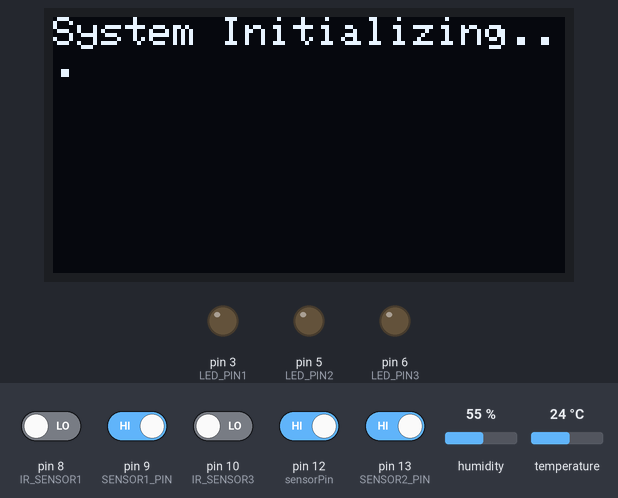
This sketch was run on a simulated Arduino Uno, built with avr-gcc and run on an emulated ATmega328P. Shown: 128×64 one-colour display, output pins drawn as LEDs (lit = HIGH). Inputs (shaded band) come from the test bench; at power-on: pin 9 (SENSOR1_PIN), pin 12 (sensorPin), pin 13 (SENSOR2_PIN) HIGH, pin 8 (IR_SENSOR1), pin 10 (IR_SENSOR3) LOW, humidity 55 %, temperature 24 °C. What the sketch prints to the serial monitor is not drawn.

Above: at 0.1 s.
3.3 s: pin 9 (SENSOR1_PIN) driven LOW
At 4.4 s:
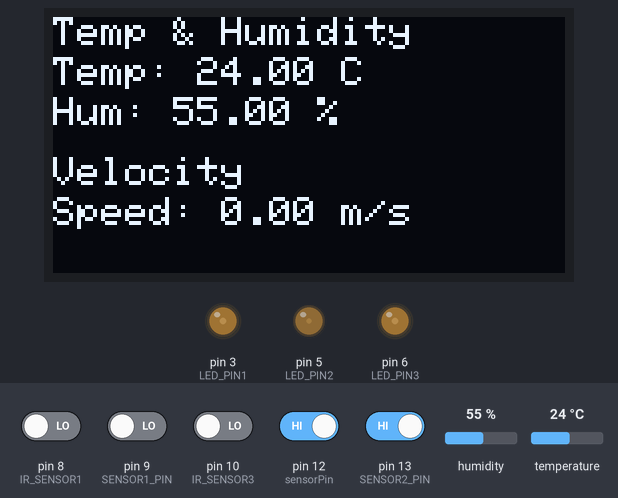
4.9 s: pin 13 (SENSOR2_PIN) driven LOW
At 5.3 s:
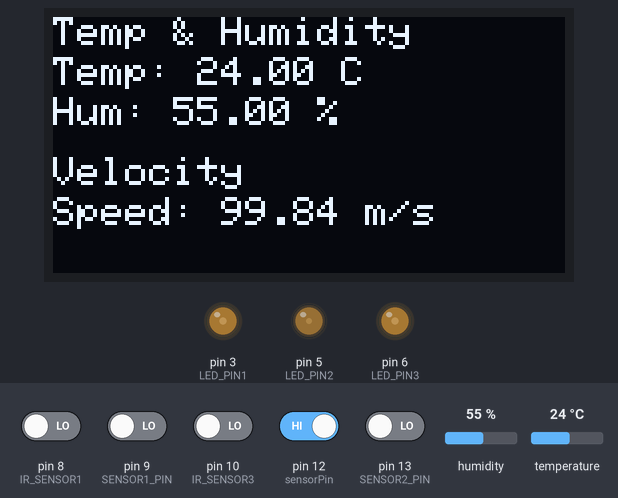
7.0 s: pin 9 (SENSOR1_PIN) driven HIGH
At 11.33 s:
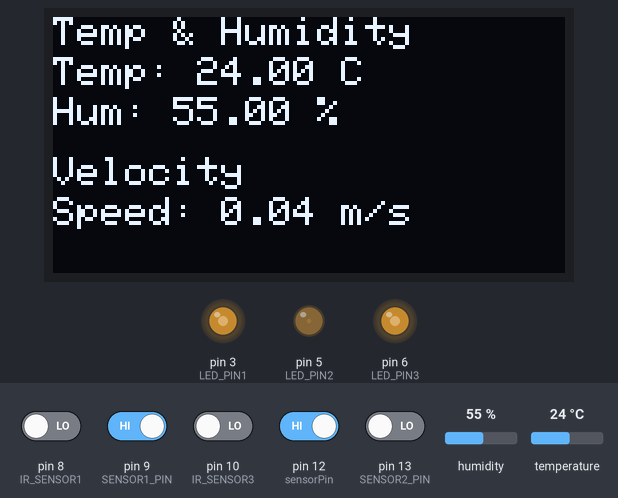
12.9 s: pin 8 (IR_SENSOR1) driven HIGH
16.3 s: pin 10 (IR_SENSOR3) driven HIGH
22.2 s: pin 12 (sensorPin) driven LOW
At 22.9 s:
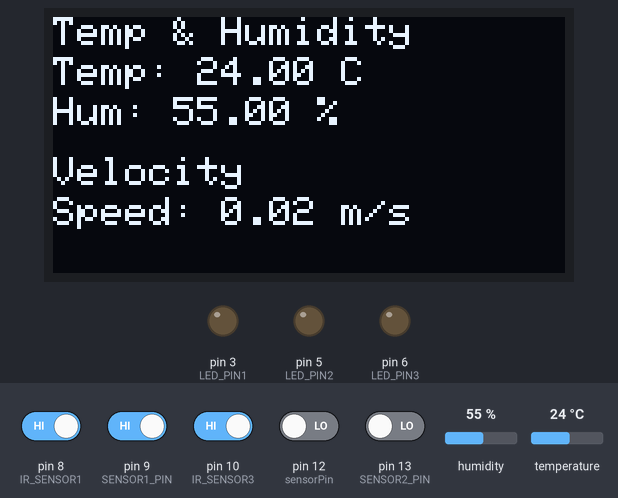
Timing chart, 0 to 25.2 s (numbered marks = the images above; inputs shaded):
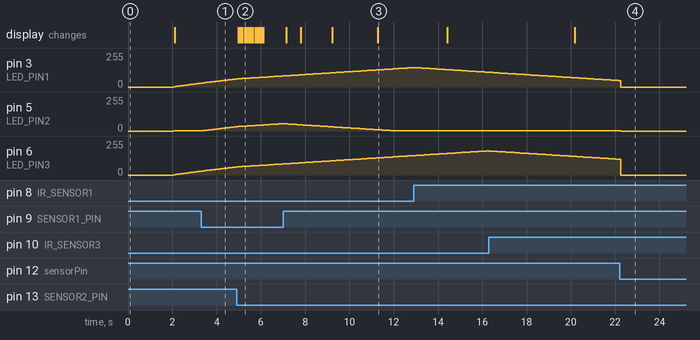

The sketch:

finalcode.ino
```cpp
#include <DHT.h>
#include <Adafruit_GFX.h>
#include <Adafruit_SSD1306.h>

// Pin assignments
#define DHTPIN 4          // DHT sensor pin
#define DHTTYPE DHT22     // DHT22 sensor type
#define SSD1306_I2C_ADDRESS 0x3C // OLED I2C address
#define SCREEN_WIDTH 128  // OLED display width, in pixels
#define SCREEN_HEIGHT 64  // OLED display height, in pixels
#define OLED_RESET -1     // Reset pin (not used)
#define SENSOR1_PIN 9     // IR Sensor 1 pin
#define SENSOR2_PIN 13    // IR Sensor 2 pin
#define LED_PIN1 3        // LED 1 (PWM)
#define LED_PIN2 5        // LED 2 (PWM)
#define LED_PIN3 6        // LED 3 (PWM)
#define IR_SENSOR1 8      // IR sensor 1
#define IR_SENSOR2 9      // IR sensor 2
#define IR_SENSOR3 10     // IR sensor 3
#define sensorPin  12     // LDR sensor pin

// Constants
const float distance = 0.5; // Distance between IR sensors in meters
const int dimBrightness = 1;  // Low brightness (turned off for light detection)
const int maxBrightness = 255; // Max brightness (fully on for IR sensor detection)

// Objects and variables
DHT dht(DHTPIN, DHTTYPE);
Adafruit_SSD1306 display(SCREEN_WIDTH, SCREEN_HEIGHT, &Wire, OLED_RESET);
float hum = 0.0, temp = 0.0, velocity = 0.0;
unsigned long timeSensor1 = 0, timeSensor2 = 0;
int currentBrightness1 = dimBrightness;
int currentBrightness2 = dimBrightness;
int currentBrightness3 = dimBrightness;

void setup() {
  // Serial Monitor initialization
  Serial.begin(9600);

  // Initialize DHT sensor
  dht.begin();

  // Initialize OLED display
  if (!display.begin(SSD1306_I2C_ADDRESS, 0x3C)) {
    Serial.println(F("SSD1306 allocation failed"));
    for (;;);
  }
  display.clearDisplay();
  display.setTextSize(1);
  display.setTextColor(SSD1306_WHITE);
  display.setCursor(0, 0);
  display.println(F("System Initializing..."));
  display.display();
  delay(2000);

  // Set sensor pins as input
  pinMode(SENSOR1_PIN, INPUT);
  pinMode(SENSOR2_PIN, INPUT);
  pinMode(IR_SENSOR1, INPUT);
  pinMode(IR_SENSOR2, INPUT);
  pinMode(IR_SENSOR3, INPUT);
  pinMode(sensorPin, INPUT);  // LDR sensor pin

  // Set LED pins as output
  pinMode(LED_PIN1, OUTPUT);
  pinMode(LED_PIN2, OUTPUT);
  pinMode(LED_PIN3, OUTPUT);
}

void loop() {
  // Check LDR sensor value to decide LED behavior
  int ldrValue = digitalRead(sensorPin); // Read the LDR value

  if (ldrValue == LOW) {
    // If light is detected (LDR is in light), turn off LEDs
    analogWrite(LED_PIN1, 0);
    analogWrite(LED_PIN2, 0);
    analogWrite(LED_PIN3, 0);
  } else {
    // If no light is detected (LDR is in darkness), control LEDs based on IR sensors
    controlLEDs();
  }

  // Update DHT sensor data
  hum = dht.readHumidity();
  temp = dht.readTemperature();

  // Display temperature and humidity
  if (!isnan(hum) && !isnan(temp)) {
    Serial.print("Humidity: ");
    Serial.print(hum);
    Serial.print(" %, Temp: ");
    Serial.print(temp);
    Serial.println(" Celsius");
  } else {
    Serial.println(F("Failed to read from DHT sensor!"));
  }

  // Check IR sensors for velocity calculation
  if (digitalRead(SENSOR1_PIN) == LOW) {
    timeSensor1 = micros();
    delay(5); // Debounce
  }

  if (digitalRead(SENSOR2_PIN) == LOW) {
    timeSensor2 = micros();
    float timeTaken = (timeSensor2 - timeSensor1) / 1e6;
    if (timeTaken > 0) {
      velocity = distance / timeTaken;
      Serial.print("Time Taken: ");
      Serial.print(timeTaken, 6);
      Serial.println(" seconds");
      Serial.print("Velocity: ");
      Serial.print(velocity, 2);
      Serial.println(" m/s");
    } else {
      velocity = 0.0;
      Serial.println("Invalid time taken");
    }
    timeSensor1 = 0;
    timeSensor2 = 0;
  }

  // Update OLED display
  displayData();

  delay(10); // Short delay for stability
}

void controlLEDs() {
  // Check IR sensors for object detection
  int irValue1 = digitalRead(IR_SENSOR1);
  int irValue2 = digitalRead(IR_SENSOR2);
  int irValue3 = digitalRead(IR_SENSOR3);

  int targetBrightness1 = (irValue1 == LOW) ? maxBrightness : dimBrightness;
  int targetBrightness2 = (irValue2 == LOW) ? maxBrightness : dimBrightness;
  int targetBrightness3 = (irValue3 == LOW) ? maxBrightness : dimBrightness;

  adjustBrightness(LED_PIN1, currentBrightness1, targetBrightness1);
  adjustBrightness(LED_PIN2, currentBrightness2, targetBrightness2);
  adjustBrightness(LED_PIN3, currentBrightness3, targetBrightness3);
}

void adjustBrightness(int ledPin, int &currentBrightness, int targetBrightness) {
  if (currentBrightness < targetBrightness) {
    currentBrightness++;
  } else if (currentBrightness > targetBrightness) {
    currentBrightness--;
  }
  analogWrite(ledPin, currentBrightness);
}

void displayData() {
  display.clearDisplay();
  display.setTextSize(1);
  display.setCursor(0, 0);
  display.println(F("Temp & Humidity"));
  display.setCursor(0, 10);
  display.print("Temp: ");
  display.print(temp);
  display.println(" C");
  display.setCursor(0, 20);
  display.print("Hum: ");
  display.print(hum);
  display.println(" %");
  display.setCursor(0, 35);
  display.println(F("Velocity"));
  display.setCursor(0, 45);
  display.print("Speed: ");
  display.print(velocity, 2);
  display.println(" m/s");
  display.display();
}
```

Measured:
- after the input at 3.3 s, pin 5 (LED_PIN2): moves from 1/255 to 32/255 over 1.5 s, starting at once
- after the input at 4.9 s, the display: first changes after 0.08 s (image 2 shows a later state)
- after the input at 7.0 s, the display: first changes after 0.15 s (image 3 shows a later state)
- after the input at 22.2 s, pin 5 (LED_PIN2): 1/255 → 0/255 after 0.06 s
